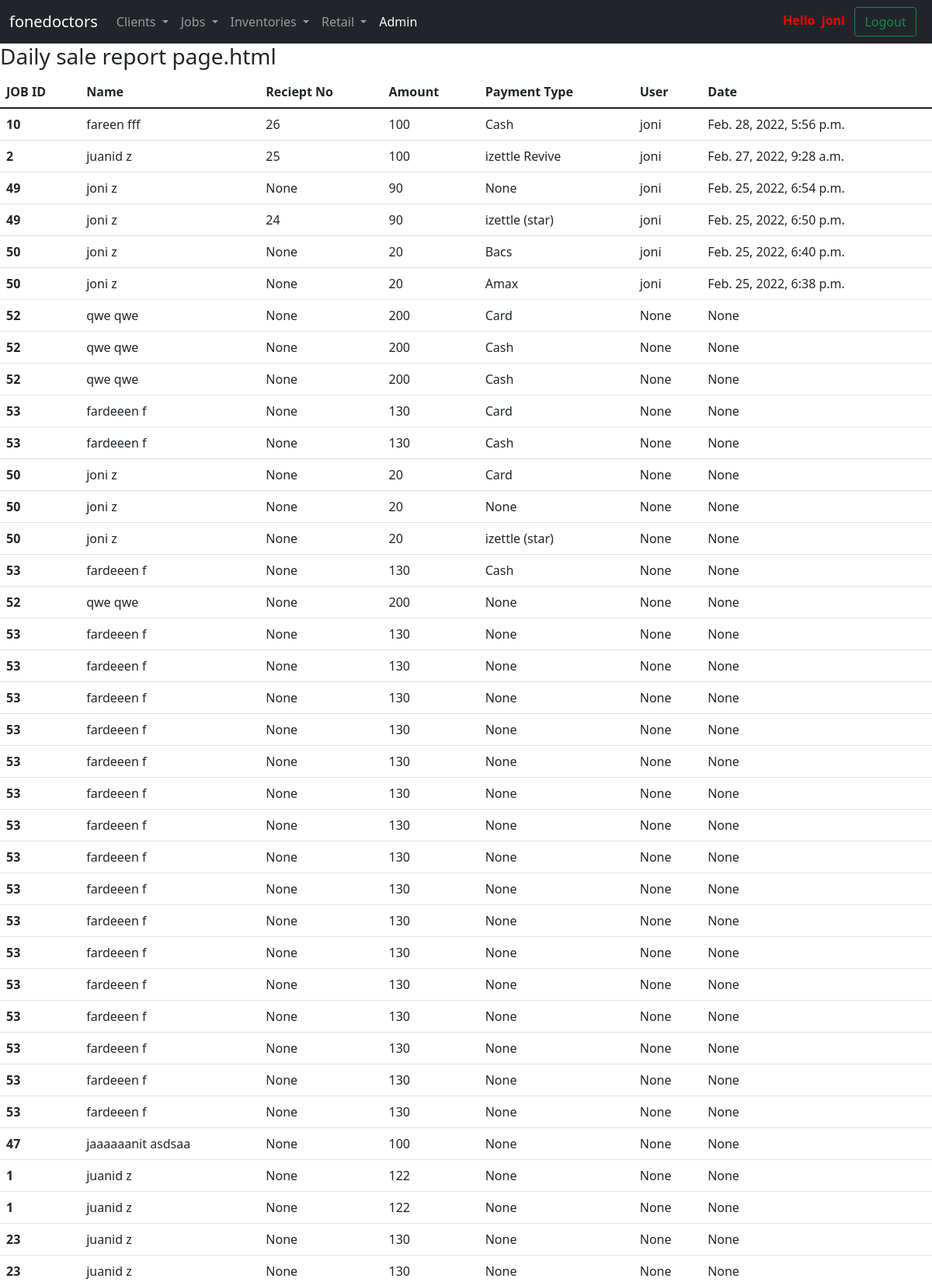
The page /daily_sale_report/ (signed in, upper part) on the database its author committed.
### Retail/models.py (models this page shows, shortened)
class Customer_cart(models.Model):
    c_cart = models.ForeignKey(Jobs, on_delete = models.CASCADE, null=True, blank=True)
    deliver_cost = models.CharField(max_length=250, null = True, blank=True)
    payment_type = models.ForeignKey(Payment_type,  on_delete=models.CASCADE, null = True, blank=True)
    reciept = models.ForeignKey(Reciepts,  on_delete=models.CASCADE, null = True, blank=True)
    sale_person = models.ForeignKey(User, on_delete = models.CASCADE, null=True, blank=True)
    date = models.DateTimeField(null=True, blank=True)

class Payment_type(models.Model):
    payment = models.CharField(max_length=250, null = True, blank=True)
    def __str__(self):
        return self.payment

### Jobs/models.py (models this page shows, shortened)
class Jobs(models.Model):
    customer = models.ForeignKey(Customer,on_delete = models.CASCADE, related_name = 'job_customer')
    device =  models.ForeignKey(Devices,on_delete = models.CASCADE, related_name = 'job_device', null = True, blank=True)
    make = models.ForeignKey(Make,on_delete = models.CASCADE, related_name = 'job_make', null=True, blank=True)
    model = models.ForeignKey(Model,on_delete = models.CASCADE, related_name = 'job_model', null=True, blank=True)
    fault =  models.ForeignKey(Fault,on_delete = models.CASCADE, related_name = 'job_faults', null=True, blank=True)
    description = models.TextField(null=True, blank=True)
    imei = models.CharField(max_length=250, null=True, blank=True)
    accessories = models.ForeignKey(Accessories,on_delete = models.CASCADE, related_name = 'job_acessories', null=True, blank=True)
    sale_item = models.ForeignKey(Sale_item,on_delete = models.CASCADE, related_name = 'sale_acessories', null=True, blank=True)
    passcode = models.CharField(max_length=250, null=True, blank=True)
    network = models.ForeignKey(Network,on_delete = models.CASCADE, related_name = 'job_network', null=True, blank=True)
    cost = models.IntegerField(null=True, blank=True)
    job_status = models.ForeignKey(Job_status,on_delete = models.CASCADE, related_name = 'job_job_status', null=True, blank=True)
    collection_time = models.DateTimeField(null=True, blank=True)
    payment_status = models.CharField(choices= PAYMENT_STATUS, max_length=250, null=True, blank=True)
    created_date = models.DateTimeField(null=True, blank=True)
    created_by = models.ForeignKey(User, on_delete = models.CASCADE, null=True, blank=True)

class Reciepts(models.Model):
    reciept = models.ForeignKey(Jobs, on_delete = models.CASCADE, null=True, blank=True)
    def __str__(self):
        return str(self.id)

### customer/models.py (models this page shows, shortened)
class Customer(models.Model):
    id = models.AutoField(primary_key=True)
    first_name = models.CharField(max_length=250)
    last_name = models.CharField(max_length=250)
    phone  = models.IntegerField()
    landline  = models.IntegerField()
    email = models.EmailField(max_length=250)
    address = models.CharField(max_length=250)
    postcode = models.CharField(max_length=250)
    created_date = models.DateTimeField(null=True, blank= True)#
    created_by = models.ForeignKey(User,on_delete=models.CASCADE, null=True, blank=True)
    def full_name(self):
        return f"{self.first_name} {self.last_name}"

### Retail/views.py (the view)
# urls.py: path('daily_sale_report/', views.daily_sale_report, name='daily_sale_report')
def daily_sale_report(request):
    c_cart = Customer_cart.objects.all()
    context = {'c_cart_context':c_cart}
    return render(request,'daily_sale_report.html',context)

### templates/daily_sale_report.html
{% extends 'base.html' %}
{% block content %}
<h3>Daily sale report page.html</h3>
<table class="table">
    <thead>
      <tr>
        <th scope="col">JOB ID </th>
        <th scope="col">Name </th>
        <th scope="col">Reciept No</th>
        <th scope="col">Amount</th>
        <th scope="col">Payment Type</th>
        <th scope="col">User</th>
        <th scope="col">Date</th>
      </tr>
    </thead>
    <tbody>
        {% for c_cart_context in c_cart_context reversed %}
      <tr>
        <th scope="row">{{c_cart_context.c_cart.id}}</th>
        <td>{{c_cart_context.c_cart.customer.full_name}}</td>
        <td>{{c_cart_context.reciept}}</td>
        <td>{{c_cart_context.c_cart.cost}}</td>
        <td>{{c_cart_context.payment_type}}</td>
        <td>{{c_cart_context.sale_person}}</td>
        <td>{{c_cart_context.date}}</td>
      </tr>
      {% endfor %}
    </tbody>
  </table>
{% endblock %}

### templates/includes/header.html (shortened to what this page needs)
<nav class="navbar navbar-expand-lg navbar-dark bg-dark">
    <div class="container-fluid">
      <a class="navbar-brand" href="{% url 'dashboard' %}">fonedoctors</a>
      <div class="collapse navbar-collapse" id="navbarSupportedContent">
        <ul class="navbar-nav me-auto mb-2 mb-lg-0">
          {% if request.user.is_authenticated %}
            <li class="nav-item dropdown">
                <a class="nav-link dropdown-toggle" href="#" id="navbarDropdown" role="button" data-bs-toggle="dropdown" aria-expanded="false">
                  Clients
                </a>
              </li>
              <li class="nav-item dropdown">
                <a class="nav-link dropdown-toggle" href="#" id="navbarDropdown" role="button" data-bs-toggle="dropdown" aria-expanded="false">
                  Jobs
                </a>
              </li>
          <li class="nav-item dropdown">
            <a class="nav-link dropdown-toggle" href="#" id="navbarDropdown" role="button" data-bs-toggle="dropdown" aria-expanded="false">
              Inventories
            </a>
          </li>
          <li class="nav-item dropdown">
            <a class="nav-link dropdown-toggle" href="#" id="navbarDropdown" role="button" data-bs-toggle="dropdown" aria-expanded="false">
              Retail
            </a>
          </li>
          <li class="nav-item">
            <a class="nav-link active" href="http://localhost:8000/admin/login/?next=/admin/" tabindex="-1" aria-disabled="true">Admin</a>
          </li>
        </ul>
          <form action="{% url 'logout_user' %}" method="POST">
            <strong> <a style="color: red;"> {% if user.is_authenticated %}
             Hello &nbsp;{{ user.username}}&nbsp;&nbsp;
           </a> </strong>
               <button class="btn btn-outline-success" type="submit">Logout</button>
             {% endif %}
           </form>  &nbsp;&nbsp;
          {% endif %}
      </div>
    </div>
  </nav>

### rows shown on the page
Customer_cart: c_cart.id "10", c_cart.customer.full_name "fareen fff", reciept "26", c_cart.cost "100", payment_type "Cash", sale_person "joni", date "Feb. 28, 2022, 5:56 p.m."
Customer_cart: c_cart.id "2", c_cart.customer.full_name "juanid z", reciept "25", c_cart.cost "100", payment_type "izettle Revive", sale_person "joni", date "Feb. 27, 2022, 9:28 a.m."
Customer_cart: c_cart.id "49", c_cart.customer.full_name "joni z", reciept "None", c_cart.cost "90", payment_type "None", sale_person "joni", date "Feb. 25, 2022, 6:54 p.m."
Customer_cart: c_cart.id "49", c_cart.customer.full_name "joni z", reciept "24", c_cart.cost "90", payment_type "izettle (star)", sale_person "joni", date "Feb. 25, 2022, 6:50 p.m."
Customer_cart: c_cart.id "50", c_cart.customer.full_name "joni z", reciept "None", c_cart.cost "20", payment_type "Bacs", sale_person "joni", date "Feb. 25, 2022, 6:40 p.m."
Customer_cart: c_cart.id "50", c_cart.customer.full_name "joni z", reciept "None", c_cart.cost "20", payment_type "Amax", sale_person "joni", date "Feb. 25, 2022, 6:38 p.m."
Customer_cart: c_cart.id "52", c_cart.customer.full_name "qwe qwe", reciept "None", c_cart.cost "200", payment_type "Card", sale_person "None", date "None"
Customer_cart: c_cart.id "52", c_cart.customer.full_name "qwe qwe", reciept "None", c_cart.cost "200", payment_type "Cash", sale_person "None", date "None"
Customer_cart: c_cart.id "52", c_cart.customer.full_name "qwe qwe", reciept "None", c_cart.cost "200", payment_type "Cash", sale_person "None", date "None"
Customer_cart: c_cart.id "53", c_cart.customer.full_name "fardeeen f", reciept "None", c_cart.cost "130", payment_type "Card", sale_person "None", date "None"
Customer_cart: c_cart.id "53", c_cart.customer.full_name "fardeeen f", reciept "None", c_cart.cost "130", payment_type "Cash", sale_person "None", date "None"
Customer_cart: c_cart.id "50", c_cart.customer.full_name "joni z", reciept "None", c_cart.cost "20", payment_type "Card", sale_person "None", date "None"
Customer_cart: c_cart.id "50", c_cart.customer.full_name "joni z", reciept "None", c_cart.cost "20", payment_type "None", sale_person "None", date "None"
Customer_cart: c_cart.id "50", c_cart.customer.full_name "joni z", reciept "None", c_cart.cost "20", payment_type "izettle (star)", sale_person "None", date "None"
Customer_cart: c_cart.id "53", c_cart.customer.full_name "fardeeen f", reciept "None", c_cart.cost "130", payment_type "Cash", sale_person "None", date "None"
Customer_cart: c_cart.id "52", c_cart.customer.full_name "qwe qwe", reciept "None", c_cart.cost "200", payment_type "None", sale_person "None", date "None"
Customer_cart: c_cart.id "53", c_cart.customer.full_name "fardeeen f", reciept "None", c_cart.cost "130", payment_type "None", sale_person "None", date "None"
Customer_cart: c_cart.id "53", c_cart.customer.full_name "fardeeen f", reciept "None", c_cart.cost "130", payment_type "None", sale_person "None", date "None"
Customer_cart: c_cart.id "53", c_cart.customer.full_name "fardeeen f", reciept "None", c_cart.cost "130", payment_type "None", sale_person "None", date "None"
Customer_cart: c_cart.id "53", c_cart.customer.full_name "fardeeen f", reciept "None", c_cart.cost "130", payment_type "None", sale_person "None", date "None"
Customer_cart: c_cart.id "53", c_cart.customer.full_name "fardeeen f", reciept "None", c_cart.cost "130", payment_type "None", sale_person "None", date "None"
Customer_cart: c_cart.id "53", c_cart.customer.full_name "fardeeen f", reciept "None", c_cart.cost "130", payment_type "None", sale_person "None", date "None"
Customer_cart: c_cart.id "53", c_cart.customer.full_name "fardeeen f", reciept "None", c_cart.cost "130", payment_type "None", sale_person "None", date "None"
Customer_cart: c_cart.id "53", c_cart.customer.full_name "fardeeen f", reciept "None", c_cart.cost "130", payment_type "None", sale_person "None", date "None"
Customer_cart: c_cart.id "53", c_cart.customer.full_name "fardeeen f", reciept "None", c_cart.cost "130", payment_type "None", sale_person "None", date "None"
Customer_cart: c_cart.id "53", c_cart.customer.full_name "fardeeen f", reciept "None", c_cart.cost "130", payment_type "None", sale_person "None", date "None"
Customer_cart: c_cart.id "53", c_cart.customer.full_name "fardeeen f", reciept "None", c_cart.cost "130", payment_type "None", sale_person "None", date "None"
Customer_cart: c_cart.id "53", c_cart.customer.full_name "fardeeen f", reciept "None", c_cart.cost "130", payment_type "None", sale_person "None", date "None"
Customer_cart: c_cart.id "53", c_cart.customer.full_name "fardeeen f", reciept "None", c_cart.cost "130", payment_type "None", sale_person "None", date "None"
Customer_cart: c_cart.id "53", c_cart.customer.full_name "fardeeen f", reciept "None", c_cart.cost "130", payment_type "None", sale_person "None", date "None"
Customer_cart: c_cart.id "53", c_cart.customer.full_name "fardeeen f", reciept "None", c_cart.cost "130", payment_type "None", sale_person "None", date "None"
Customer_cart: c_cart.id "53", c_cart.customer.full_name "fardeeen f", reciept "None", c_cart.cost "130", payment_type "None", sale_person "None", date "None"
Customer_cart: c_cart.id "47", c_cart.customer.full_name "jaaaaaanit asdsaa", reciept "None", c_cart.cost "100", payment_type "None", sale_person "None", date "None"
Customer_cart: c_cart.id "1", c_cart.customer.full_name "juanid z", reciept "None", c_cart.cost "122", payment_type "None", sale_person "None", date "None"
Customer_cart: c_cart.id "1", c_cart.customer.full_name "juanid z", reciept "None", c_cart.cost "122", payment_type "None", sale_person "None", date "None"
Customer_cart: c_cart.id "23", c_cart.customer.full_name "juanid z", reciept "None", c_cart.cost "130", payment_type "None", sale_person "None", date "None"
Customer_cart: c_cart.id "23", c_cart.customer.full_name "juanid z", reciept "None", c_cart.cost "130", payment_type "None", sale_person "None", date "None"

### other values the page prints
{{ user.username }} "joni"
